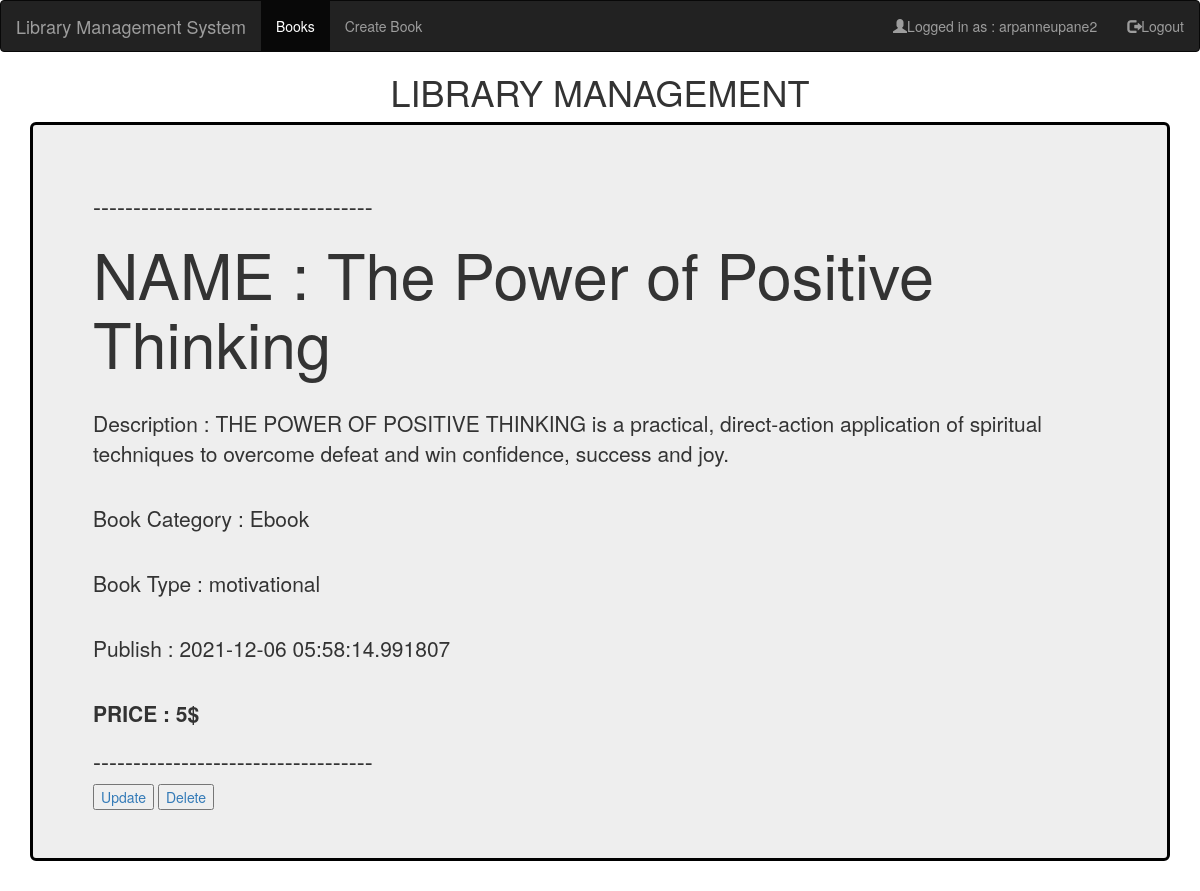
/book_detail/1 (signed in), run on the app's committed database.
### main.py (models this page shows, shortened)
class User(db.Model, UserMixin):
    id = db.Column(db.Integer, primary_key=True)
    username = db.Column(db.String(15), unique=True)
    email = db.Column(db.String(50), unique=True)
    password = db.Column(db.String(80))

class Book(db.Model):
    id = db.Column(db.Integer, primary_key=True)
    book_name = db.Column(db.String(15), unique=True)
    book_description = db.Column(db.String(25))
    category = db.Column(db.String(20))
    book_type = db.Column(db.String(20), nullable=False)
    price = db.Column(db.String(20), nullable=False)
    date_posted = db.Column(db.DateTime, nullable=False, default=datetime.utcnow)

### main.py (the view)
@app.route('/book_detail/<int:id>', methods=['GET','POST'])
@login_required
def Books_detail(id):
    book = Book.query.filter_by(id=id).first()
    return render_template('book_detail.html', book=book)

### main.py (called while the page is built)
@login_manager.user_loader
def load_user(user_id):
    return User.query.get(int(user_id))

### templates/book_detail.html
{% extends 'layout.html' %}
{% block content %}
<div class="jumbotron jmb">
    <h3>-----------------------------------</h3>
        <h1>NAME : {{book.book_name}}</h1>
        <br>
        <p>Description : {{book.book_description}}  </p>
        <br>
        <p>Book Category : {{book.category}}</p>
        <br>
        <p>Book Type : {{book.book_type}}</p>
        <br>
        <p>Publish : {{book.date_posted}}</p>
        <br>
        <p> <strong>PRICE : {{book.price}}</strong> </p>
    <h3>-----------------------------------</h3>
    <button type="button"><a href="{{ url_for('Book_Update', id=book.id ) }}" >Update</a></button>
    <button type="button"><a href="{{ url_for('Book_Delete', id=book.id ) }}">Delete</a></button>
</div>
{% endblock %}

### templates/layout.html (shortened to what this page needs)
<!DOCTYPE html>
<html lang="en">
<head>
  <link rel="stylesheet" href="https://maxcdn.bootstrapcdn.com/bootstrap/3.4.1/css/bootstrap.min.css">
  <link rel="stylesheet" href="https://cdnjs.cloudflare.com/ajax/libs/font-awesome/4.7.0/css/font-awesome.min.css">
</head>
  <nav class="navbar navbar-inverse">
    <div class="container-fluid">
      <div class="navbar-header">
        <a class="navbar-brand" href="{{ url_for('Index') }}">Library Management System</a>
      </div>
      <ul class="nav navbar-nav">
        <li class="active"><a href="{{ url_for('Books_list') }}">Books</a></li>
        {% if current_user.is_authenticated %}
        <li><a href="{{ url_for('CreateBook') }}">Create Book</a></li>
        {% else %}
        <li><a href="{{ url_for('CreateBook') }}" id="createbook">Create Book</a></li>
        {% endif %}
      </ul>
      <ul class="nav navbar-nav navbar-right">
        {% if current_user.is_authenticated %}
        <li><a href="#"><span class="glyphicon glyphicon-user"></span>Logged in as : {{current_user.username}} </a>
        </li>
        <li><a href="{{ url_for('logout') }}"><span class="glyphicon glyphicon-log-out"></span>Logout </a></li>
        {% else %}
        <li><a href="{{ url_for('register') }}"><span class="glyphicon glyphicon-user"></span>Sign Up</a></li>
        <li><a href="{{ url_for('login') }}"><span class="glyphicon glyphicon-log-in"></span> Login</a></li>
        {% endif %}
      </ul>
    </div>
  </nav>
  <div>
    <h1 style="text-align: center">LIBRARY MANAGEMENT</h1>
  </div>
  <div class="container">
      {% block content %}
      {% endblock %}
  </div>
</body>
</html>

### templates/layout.html (style rules this page uses)
.jmb { border: black solid 3px; }

### data on the page
User: username "arpanneupane2"
Book: book_name "The Power of Positive Thinking", book_description "THE POWER OF POSITIVE THINKING is a practical, direct-action application of spiritual techniques to overcome defeat and win confidence, success and joy.", category "Ebook", book_type "motivational", date_posted "2021-12-06 05:58:14.991807", price "5$"
